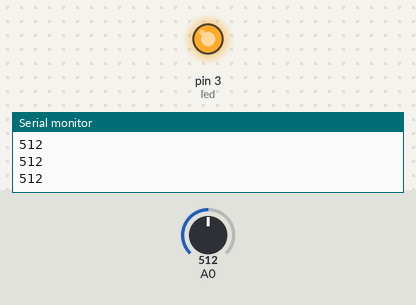
A sketch run on a simulated Arduino Uno, built with avr-gcc and run on an emulated ATmega328P. On the bench: output pins drawn as LEDs (lit = HIGH), the last lines printed to the serial monitor. The test bench sets the inputs (shaded band); at power-on: A0 = 512.

Above: at 1.2 s.
1.3 s: A0 set to 565
2.8 s: A0 set to 597
At 4.0 s:
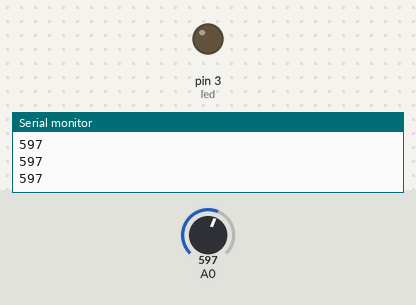
4.3 s: A0 set to 544
5.8 s: A0 set to 513
At 7.0 s:
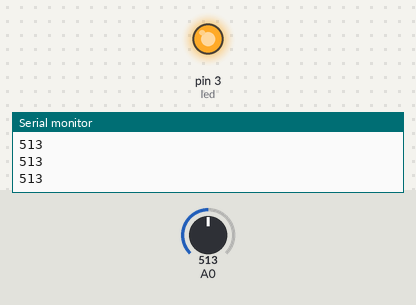
7.3 s: A0 set to 590
At 8.5 s:
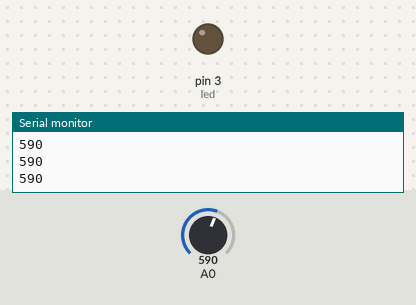
Timing chart, 0 to 9.8 s (numbered marks = the images above; inputs shaded):
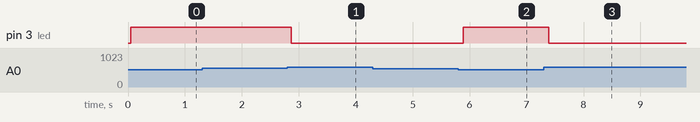

The sketch:

06_ldr_ile_otomatik_lamba.ino
```cpp
#define led 3

void setup(){
  pinMode(led, OUTPUT);
  Serial.begin(9600);
}

void loop(){
  int isik=analogRead(A0);
  Serial.println(isik);
  delay(50);
  if(isik>580){
    digitalWrite(led,LOW);
  }
  if(isik<530){
    digitalWrite(led,HIGH);
  }
}
```

Measured:
- the behaviour switches between 580 and 581 on A0 (found by bisection; images 0 and 1)
- the behaviour switches between 530 and 529 on A0 (found by bisection; images 1 and 2)
- after the input at 2.8 s, pin 3 (led): HIGH → LOW after 0.07 s
- after the input at 5.8 s, pin 3 (led): LOW → HIGH after 0.08 s
- after the input at 7.3 s, pin 3 (led): HIGH → LOW after 0.09 s
